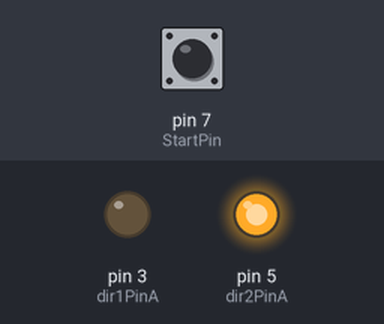
The sketch below on a simulated Arduino Uno, built with avr-gcc and run on an emulated ATmega328P. Parts: output pins drawn as LEDs (lit = HIGH). Inputs (shaded band) come from the test bench; at power-on: pin 7 (StartPin) LOW. What the sketch prints to the serial monitor is not drawn. At 10.0 s the program stops and its outputs stay as they are.

Above: at 0.1 s.
At 10.1 s:
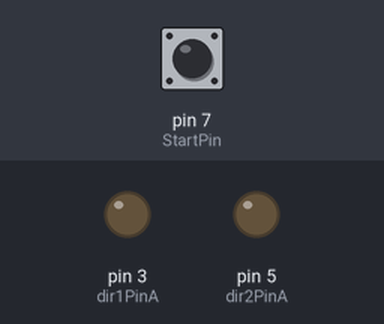
Timing chart, 0 to 11.5 s (numbered marks = the images above):
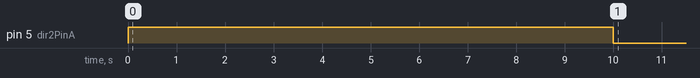

Measured:
- by itself, pin 5 (dir2PinA): LOW → HIGH at 0.00 s, → LOW 10.0 s later

The sketch:

_monky.ino
```cpp
const int dir1PinA = 3;
const int dir2PinA = 5;
const int StartPin = 7;
const int delaytime = 2000;
unsigned long AA;
unsigned long BB;
unsigned long CC;

void setup() {
  Serial.begin(9600);
  pinMode(dir1PinA, OUTPUT);
  pinMode(dir2PinA, OUTPUT);
  pinMode(StartPin, INPUT);
  AA=millis();
}

void loop() {
  int i;
  BB=millis();
  CC=BB-AA;
  if (IfStart() != 1|| CC>140000) {

      digitalWrite(dir1PinA, LOW);
      digitalWrite(dir2PinA, HIGH);
      i++;
   Serial.println(i);
   delay(10000);

      digitalWrite(dir1PinA, LOW);
      digitalWrite(dir2PinA, LOW);
   while(1);
  };
}

int IfStart() {
  return digitalRead(StartPin);
}
```
